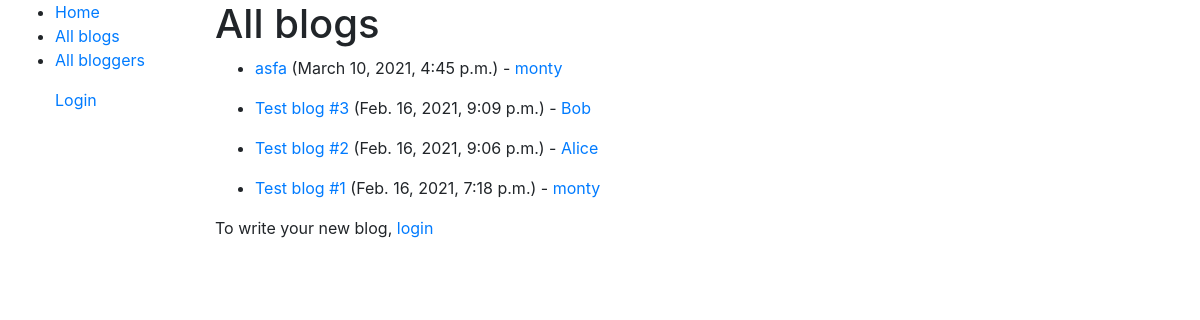
Screenshot of /blog/ with the database file from the repository.
### blog/models.py (models this page shows, shortened)
class Post(models.Model):
    STATUS_CHOICES = (
            ("draft", "Draft"),
            ("published", "Published"),
        )
    title = models.CharField(max_length=100)
    slug = models.SlugField(max_length=250, unique_for_date="publish")
    summary = models.TextField(max_length=500, help_text="Give a brief summary of what your post is about")
    date_posted = models.DateTimeField(default=timezone.now)
    author = models.ForeignKey(User, on_delete=models.CASCADE)
    body = models.TextField()
    publish = models.DateTimeField(default=timezone.now)
    created = models.DateTimeField(auto_now_add=True)
    updated = models.DateTimeField(auto_now=True)
    genre = models.ForeignKey('Tag',null=True, on_delete=models.SET_NULL)
    status = models.CharField(
        max_length=10, choices=STATUS_CHOICES, default="draft"
    )
    class Meta:
        ordering = ("-publish",)

### blog/views.py (the view)
# urls.py: path('', views.index, name='home'),
def index(request):
    blogs = Post.objects.all()
    context = {
        'blogs':blogs
    }
    return render(request, 'index.html', context)

### blog/templates/index.html
{% extends 'base_generic.html' %}
{% block content %}
<h1>All blogs</h1>
{% for blog in blogs %}
<ul>
    <li><a href="{% url 'blog-detail' blog.pk %}">{{blog.title}}</a> ({{blog.date_posted}}) - <a href="">{{blog.author}}</a></li>
</ul>
{% endfor %}
{% if user.is_authenticated %}
    {% for group in user.groups.all %}
        {% if group.name == 'bloggers' %}
            <a href="{% url 'create-blog' %}">New blog?</a>
            {% elif group.name == 'viewers' %}
            <p>To wirte a blog, upgrade your status <a href="{% url 'upgrade-status' %}">here</a></p>
        {% endif %}
    {% endfor %}
{% else %}
    <p>To write your new blog, <a href="{% url 'login' %}">login</a></p>
{% endif %}
{% endblock content %}

### rows the page displays
Post: title "asfa", date_posted "March 10, 2021, 4:45 p.m.", author "monty"
Post: title "Test blog #3", date_posted "Feb. 16, 2021, 9:09 p.m.", author "Bob"
Post: title "Test blog #2", date_posted "Feb. 16, 2021, 9:06 p.m.", author "Alice"
Post: title "Test blog #1", date_posted "Feb. 16, 2021, 7:18 p.m.", author "monty"
